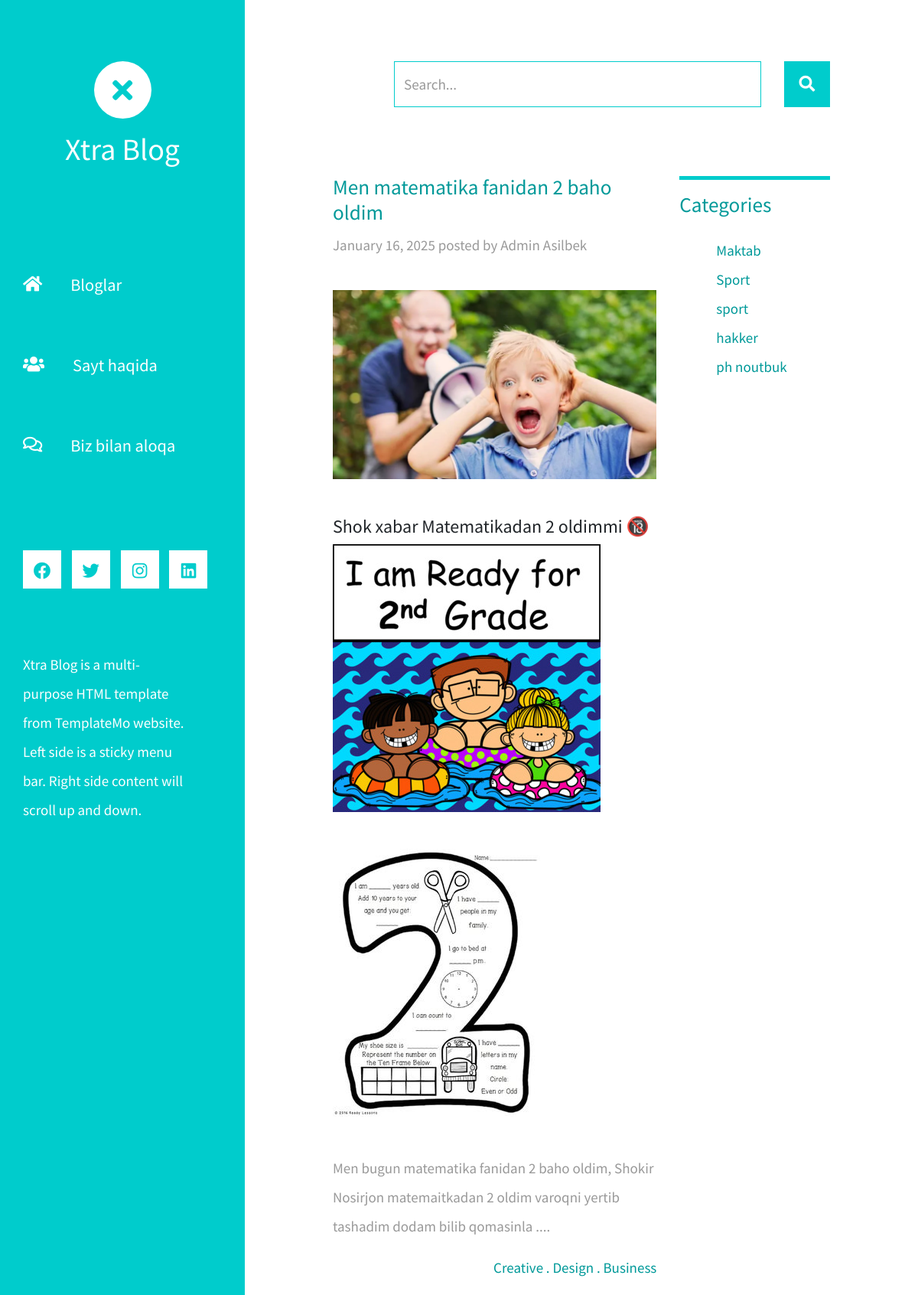
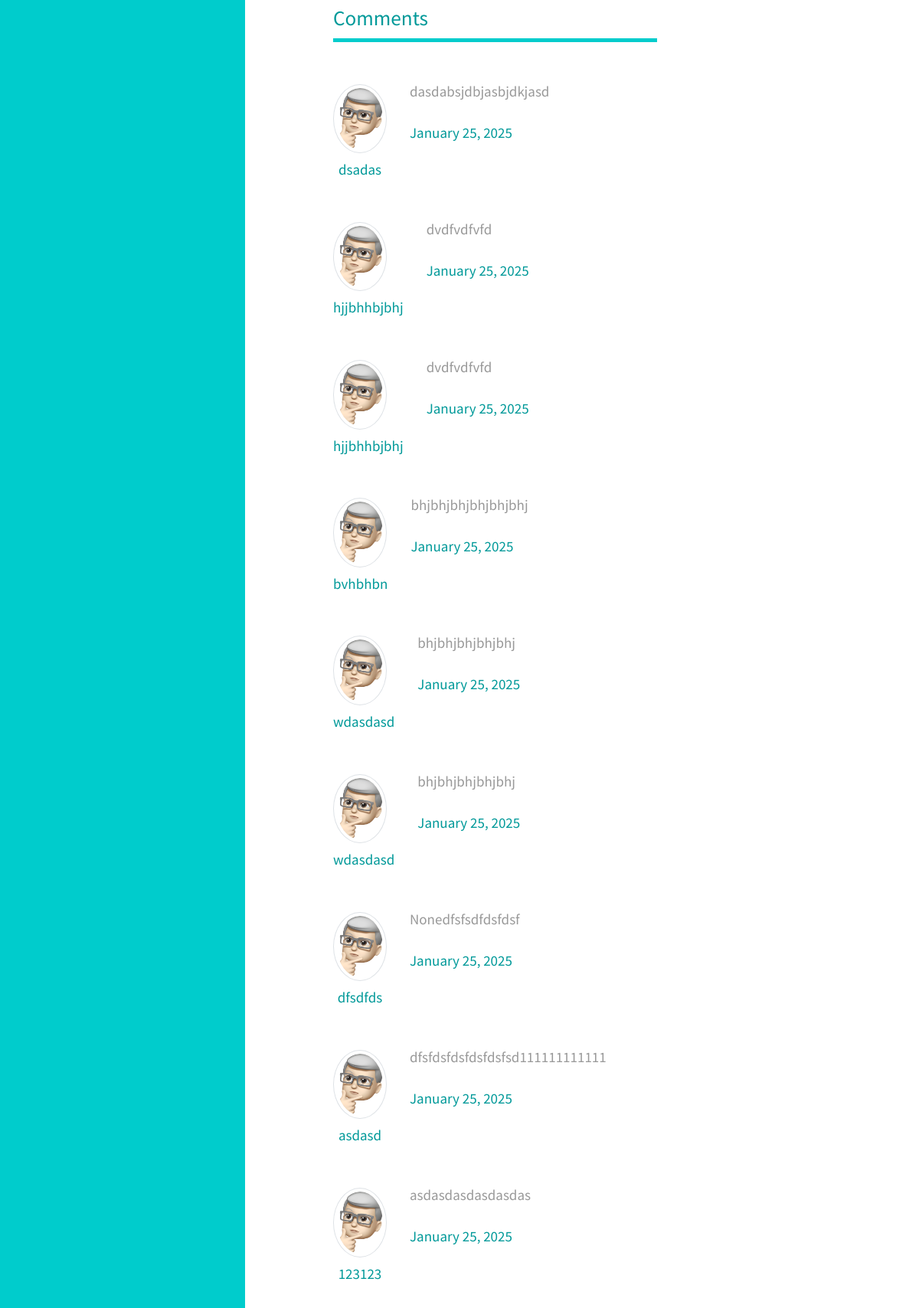
Page /blog/1/ (upper part) on the committed database (2 pictures, top to bottom).
### blogs/models.py (models this page shows, shortened)
class Blog(models.Model):
    title = models.CharField(max_length=250)
    short_description = models.CharField(max_length=500)
    description = models.TextField()
    created_at = models.DateTimeField(auto_now_add=True)
    category_id = models.ForeignKey(Category, on_delete=models.CASCADE, related_name='category')
    def get_images(self):
        return BlogImage.objects.filter(blog_id=self.id)[1:]
    def get_birinchi_image(self):
        return BlogImage.objects.filter(blog_id=self.id)[0].image.url

class BlogImage(models.Model):
    image = models.ImageField(upload_to='blog_images/')
    blog_id = models.ForeignKey(Blog, on_delete=models.CASCADE, related_name='blog')

class Comment(models.Model):
    blog = models.ForeignKey(Blog, on_delete=models.CASCADE)
    full_name = models.CharField(max_length=100)  # Yorum qoldirgan odamning ismi
    phone_number = models.CharField(max_length=15, blank=True, null=True)  # Ixtiyoriy telefon raqami
    text = models.TextField()  # Yorum matni
    created_at = models.DateTimeField(default=timezone.now)  # Yaratilgan sana

class Category(models.Model):
    title = models.CharField(max_length=150)

### blogs/views.py (the view)
# urls.py: path('blog/<int:blog_id>/', views.blog_detail_page, name='blog_detail'),  # blog_id
def blog_detail_page(request, blog_id):
    blog = get_object_or_404(Blog, pk=blog_id)
    kategoriyalar = Category.objects.all()
    comments = blog.comment_set.all()  # Blogga tegishli izohlarni olish
    if request.method == 'POST':
        form = CommentForm(request.POST)
        if form.is_valid():
            comment = form.save(commit=False)
            comment.blog = blog
            comment.save()
            return redirect('blog_detail', blog_id=blog.pk)  # Yangi izohdan keyin sahifani yangilash
    else:
        form = CommentForm()
    context = {
        'blog': blog,
        'kategoriyalar': kategoriyalar,
        'comments': comments,
        'form': form,
    }
    return render(request, 'post.html', context)

### blogs/forms.py
class CommentForm(forms.ModelForm):
    class Meta:
        model = Comment
        fields = ['full_name', 'phone_number', 'text']

### templates/post.html (shortened to what this page needs)
{% extends 'base.html' %}
{% block content %}
    <div class="row tm-row">
        <div class="col-lg-8 tm-post-col">
            <div class="tm-post-full">
                <div class="mb-4">
                    <h2 class="pt-2 tm-color-primary tm-post-title">{{ blog.title }}</h2>
                    <p class="tm-mb-40">{{ blog.created_at|date:"F d, Y" }} posted by Admin Asilbek</p>
                    <img src="{{ blog.get_birinchi_image }}" alt="Image" class="img-fluid mb-5">
                    <h4>{{ blog.short_description }}</h4>
                    {% for rasm in blog.get_images %}
                        <img src="{{ rasm.image.url }}" alt="Image" class="img-fluid mb-5">
                    {% endfor %}
                    <p>{{ blog.description }}</p>
                    <span class="d-block text-right tm-color-primary">Creative . Design . Business</span>
                </div>
                <div>
                    <h2 class="tm-color-primary tm-post-title">Comments</h2>
                    <hr class="tm-hr-primary tm-mb-45">
                    {% for comment in comments %}
                        <div class="tm-comment tm-mb-45">
                            <figure class="tm-comment-figure">
                                <img src="/static/img/1.png" alt="Image" class="mb-2 rounded-circle img-thumbnail" style="width: 70px;">
                                <figcaption class="tm-color-primary text-center">{{ comment.full_name }}</figcaption>
                            </figure>
                            <div>
                                <p>{{ comment.text }}</p>
                                <div class="d-flex justify-content-between">
                                    <span class="tm-color-primary">{{ comment.created_at|date:"F d, Y" }}</span>
                                </div>
                            </div>
                        </div>
                    {% empty %}
                        <p>No comments yet.</p>
                    {% endfor %}
                </div>
            </div>
        </div>
        <aside class="col-lg-4 tm-aside-col">
            <div class="tm-post-sidebar">
                <hr class="mb-3 tm-hr-primary">
                <h2 class="mb-4 tm-post-title tm-color-primary">Categories</h2>
                <ul class="tm-mb-75 pl-5 tm-category-list">
                    {% for k in kategoriyalar %}
                        <li><a href="#" class="tm-color-primary">{{ k.title }}</a></li>
                    {% endfor %}
                </ul>
            </div>
        </aside>
    </div>
{% endblock content %}

### rows in the picture
Blog: title "Men matematika fanidan 2 baho oldim", created_at "January 16, 2025", get_birinchi_image (picture), short_description "Shok xabar Matematikadan 2 oldimmi 🔞", description "Men bugun matematika fanidan 2 baho oldim, Shokir Nosirjon matemaitkadan 2 oldim varoqni yertib tashadim dodam bilib qomasinla ...."
BlogImage: image (picture)
BlogImage: image (picture)
Comment: full_name "dsadas", text "dasdabsjdbjasbjdkjasd", created_at "January 25, 2025"
Comment: full_name "hjjbhhbjbhj", text "dvdfvdfvfd", created_at "January 25, 2025"
Comment: full_name "hjjbhhbjbhj", text "dvdfvdfvfd", created_at "January 25, 2025"
Comment: full_name "bvhbhbn", text "bhjbhjbhjbhjbhjbhj", created_at "January 25, 2025"
Comment: full_name "wdasdasd", text "bhjbhjbhjbhjbhj", created_at "January 25, 2025"
Comment: full_name "wdasdasd", text "bhjbhjbhjbhjbhj", created_at "January 25, 2025"
Comment: full_name "dfsdfds", text "Nonedfsfsdfdsfdsf", created_at "January 25, 2025"
Comment: full_name "asdasd", text "dfsfdsfdsfdsfdsfsd111111111111", created_at "January 25, 2025"
Comment: full_name "123123", text "asdasdasdasdasdas", created_at "January 25, 2025"
Category: title "Maktab"
Category: title "Sport"
Category: title "sport"
Category: title "hakker"
Category: title "ph noutbuk"
